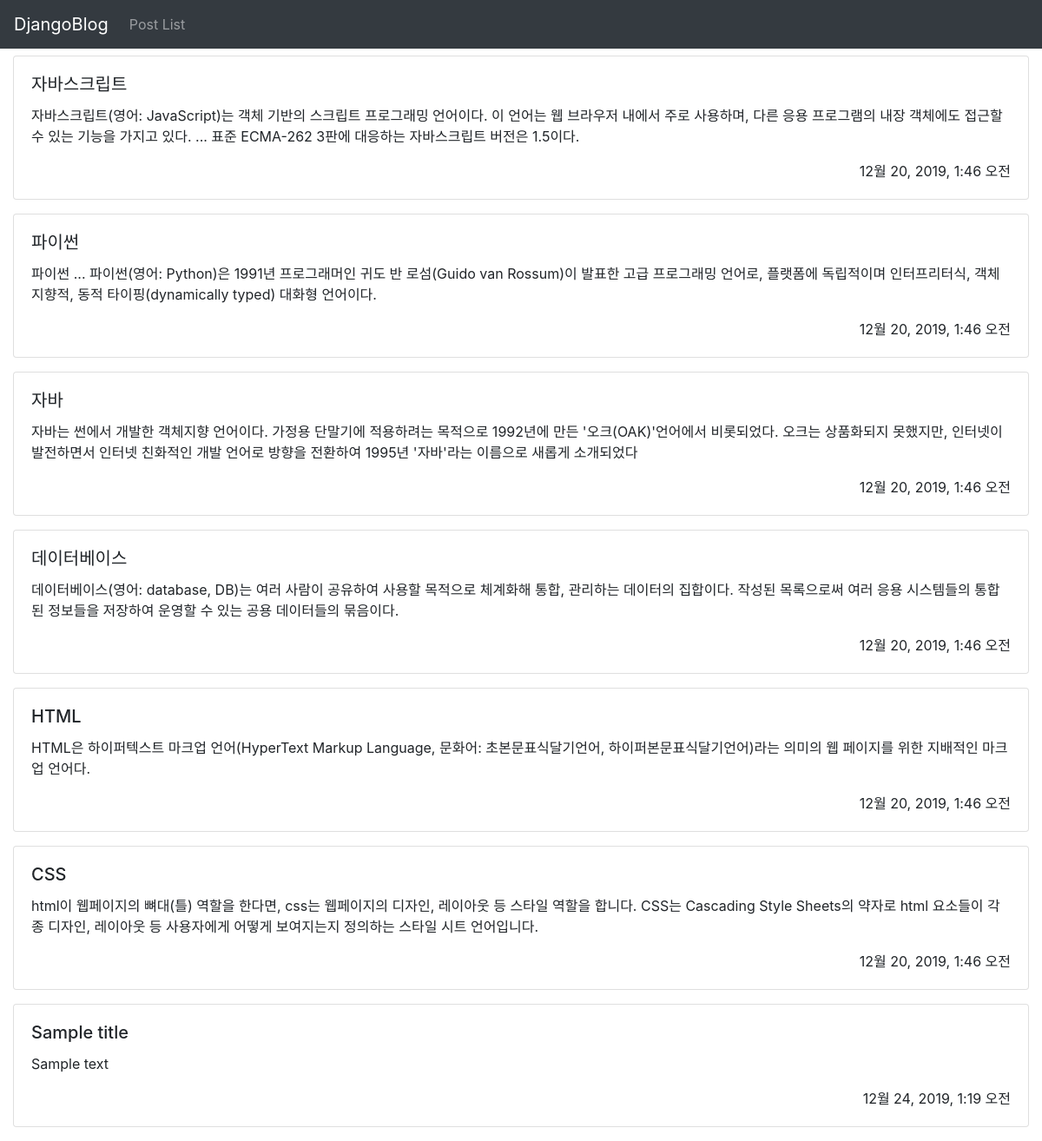
Before: /post-list/ with the older database file.
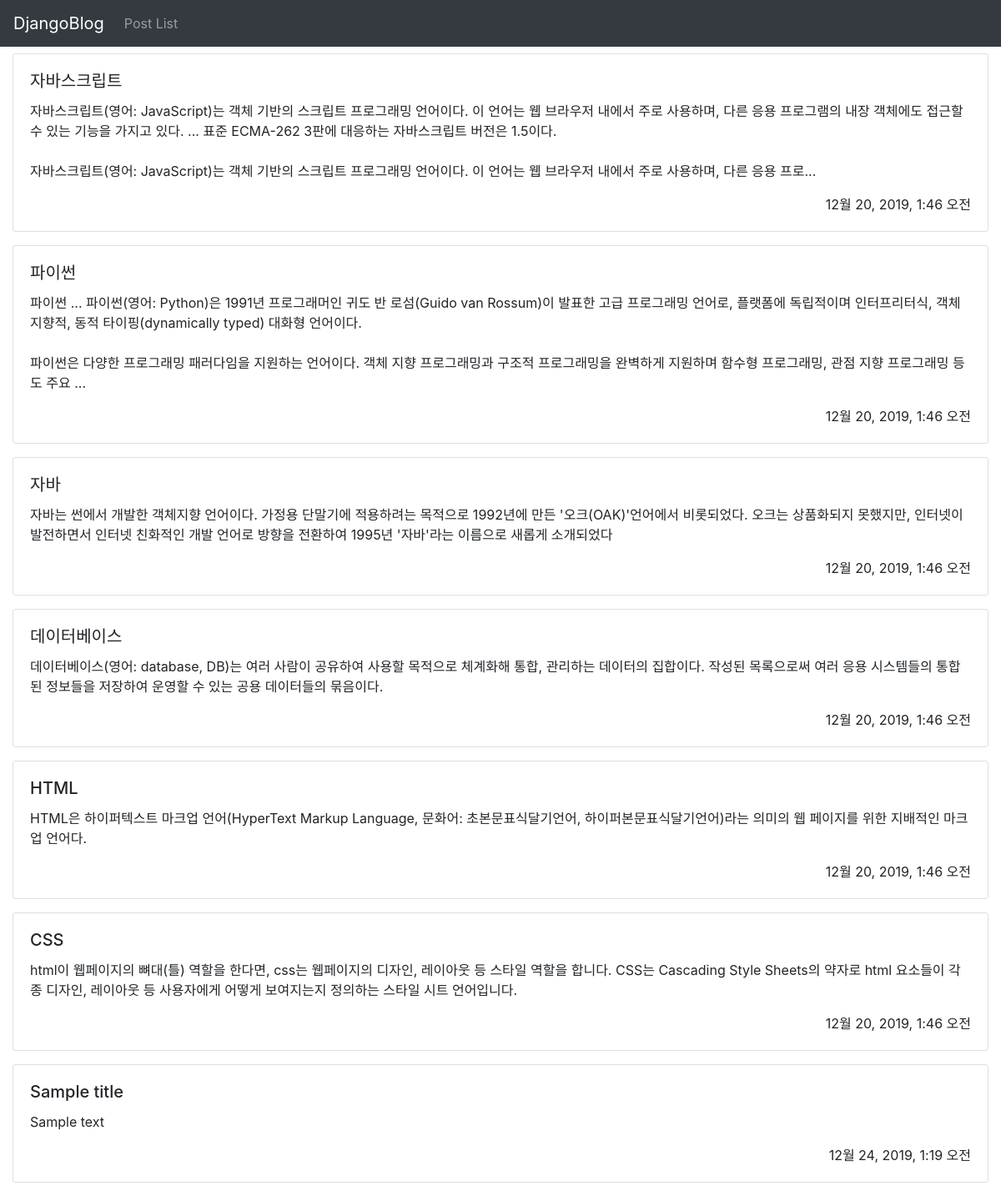
After: the same page with the newer database file.
### blog/models/__init__.py (models this page shows, shortened)
class Post(models.Model):
    author = models.ForeignKey(settings.AUTH_USER_MODEL, on_delete=models.CASCADE)
    title = models.CharField(max_length=200)
    text = models.TextField(blank=True)
    created_date = models.DateTimeField(default=timezone.now())
    published_date = models.DateTimeField(blank=True, null=True)

### blog/views.py (the view)
# urls.py: path('post-list/', post_list),
def post_list(request):
    posts = Post.objects.all()
    context = {
        'posts': posts,
    }
    return render(request, 'post_list.html', context)

### templates/post_list.html (shortened to what this page needs)
<!doctype html>
<html lang="ko">
<head>
    <link rel="stylesheet" href="/static/bootstrap/bootstrap.css">
</head>
<body>
    <div id="wrap">
        <nav class="navbar navbar-expand navbar-dark bg-dark">
            <a href="#" class="navbar-brand">DjangoBlog</a>
            <div class="collapse navbar-collapse">
                <ul class="navbar-nav mr-auto">
                    <li class="nav-item">
                        <a href="#" class="nav-link">Post List</a>
                    </li>
                </ul>
            </div>
        </nav>
        <div class="container-fluid pt-2">
            {% for post in posts %}
            <div class="card mb-3">
                <div class="card-body">
                    <h5 class="card-title">{{ post.title }}</h5>
                    <p class="card-text">{{ post.text|linebreaksbr|truncatechars:250 }}</p>
                    <div class="text-right">
                        <span>{{ post.created_date }}</span>
                    </div>
                </div>
            </div>
            {% endfor %}
        </div>
    </div>
</body>
</html>

Changed rows visible on the page:
changed Post "자바스크립트": text "자바스크립트(영어: JavaScript)는 객체 기반의 스크립트 프로그래밍 언어이다. 이 언어는 웹 브라우저 내에서 주로 사용하며, 다른 응용 프로그램의 내장 객체에도 접근할 수 있는 기능을 가지고 있다. ... 표준 ECMA-262 3판에 대응하는 자바스크립트 버전은 1.5이다." → "…대응하는 자바스크립트 버전은 1.5이다. 자바스크립트(영어: JavaScript)는 객체 기반의 스크립트 프로그래밍 언어이다. 이 언어는 웹 브라우저 내에서 주로 사용하며, 다른 응용 프로..."
changed Post "파이썬": text "파이썬 ... 파이썬(영어: Python)은 1991년 프로그래머인 귀도 반 로섬(Guido van Rossum)이 발표한 고급 프로그래밍 언어로, 플랫폼에 독립적이며 인터프리터식, 객체지향적, 동적 타이핑(dynamically typed) 대화형 언어이다." → "…타이핑(dynamically typed) 대화형 언어이다. 파이썬은 다양한 프로그래밍 패러다임을 지원하는 언어이다. 객체 지향 프로그래밍과 구조적 프로그래밍을 완벽하게 지원하며 함수형 프로그래밍, 관점 지향 프로그래밍 등도 주요 ..."
